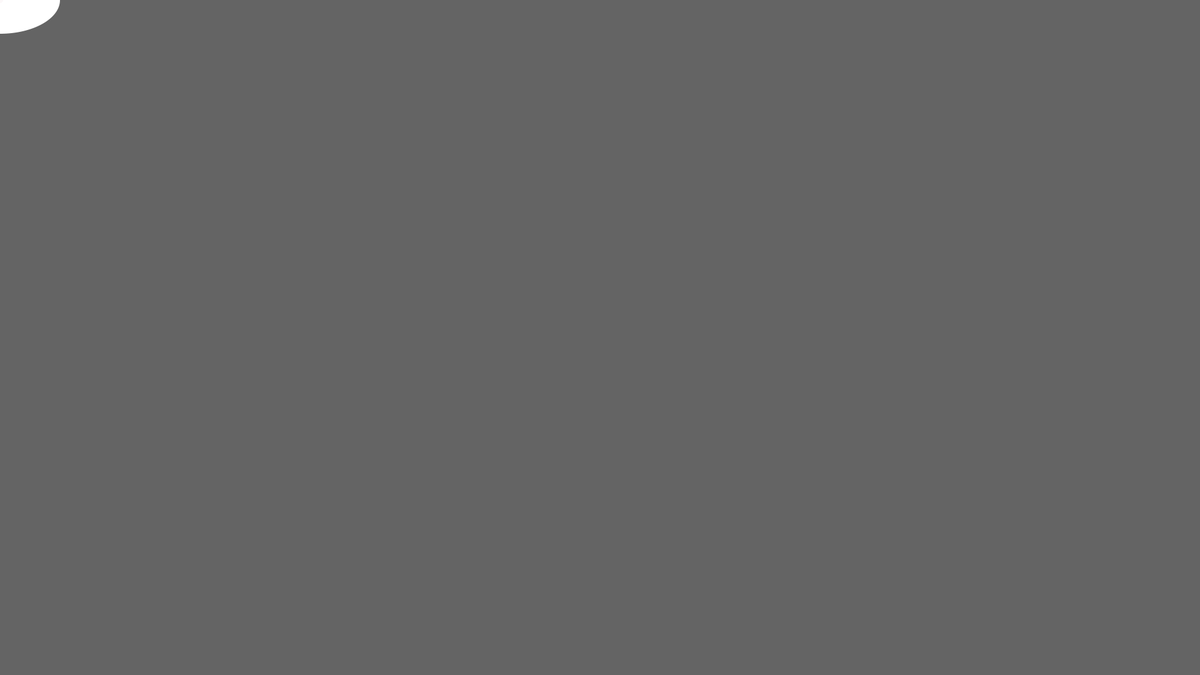
Frame 1 (no input)
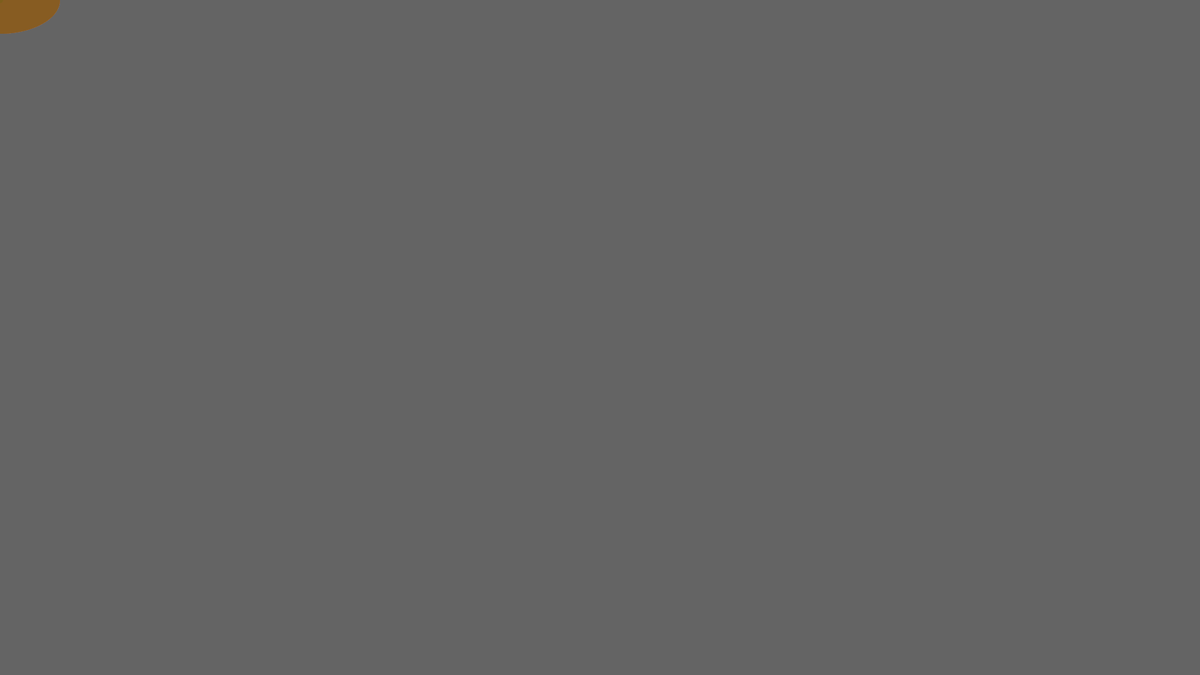
Frame 60 (the mouse pressed at the canvas centre just before this capture)
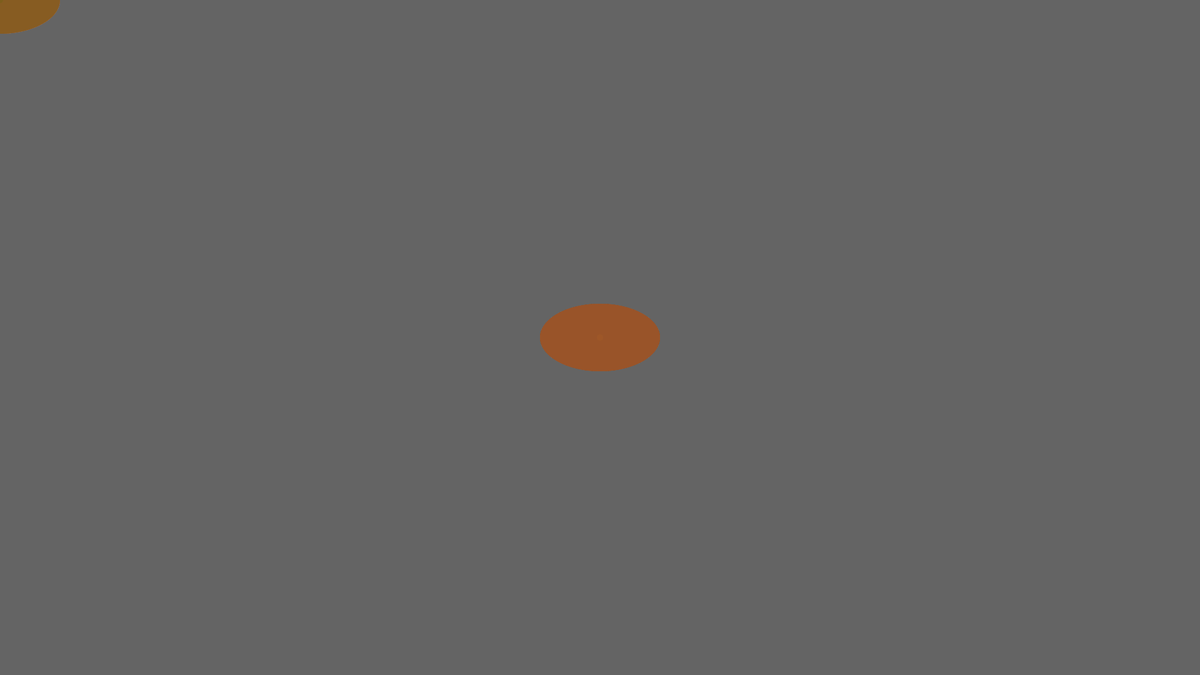
Frame 120 (the mouse held since frame 60 and released just before this capture)

The Processing sketch that drew these frames (run headless with seeded random() and noise(); from frame 60 on, the mouse is pressed at the canvas centre):

// Processing sketch: processing_15112
// ── processing_15112.pde



float r; //declaramos variable tipo decimal r
float g;//declaramos variable tipo decimal g
float b;//declaramos variable tipo decimal b
float a;//declaramos variable tipo decimal a

float diam;//declaramos variable tipo decimal diam
float x;//declaramos variable tipo decimal x
float y;//declaramos variable tipo decimal y

void setup() {
  size(1920,1080);//tamaño de pantalla
  background(100);//color de fondo
  smooth();    //suavizado
  noCursor();
}

void draw() {
  // background(255);
  //Cada vez que se ejecuta draw() nuevos numero aleatorios son introducidos en las variables
  r = random(255);
  g = random(150);
  b = random(75);
  a = random(35);
  diam = random(50);
  x = random(width+200);
  y = random(height-50);

 
  noStroke(); 
 
  ellipse(mouseX,mouseY,width/10,height/10);
 
  fill(r,g,b,a);//rellenamos con el valor de las variables
ellipse(mouseX,mouseY,10,10);
}
  
  
  


  
